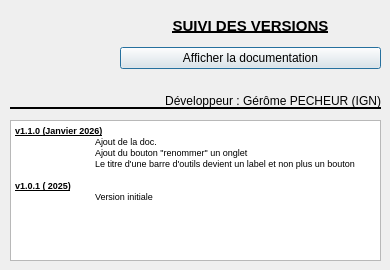
<?xml version="1.0" encoding="UTF-8"?>
<ui version="4.0">
 <class>DialogAide</class>
 <widget class="QDialog" name="DialogAide">
  <property name="geometry">
   <rect>
    <x>0</x>
    <y>0</y>
    <width>390</width>
    <height>270</height>
   </rect>
  </property>
  <property name="minimumSize">
   <size>
    <width>390</width>
    <height>270</height>
   </size>
  </property>
  <property name="maximumSize">
   <size>
    <width>390</width>
    <height>270</height>
   </size>
  </property>
  <property name="windowTitle">
   <string>A propos du plugin</string>
  </property>
  <property name="windowIcon">
   <iconset>
    <normaloff>icons/icon.png</normaloff>icons/icon.png</iconset>
  </property>
  <widget class="QLabel" name="label_2">
   <property name="geometry">
    <rect>
     <x>10</x>
     <y>10</y>
     <width>101</width>
     <height>91</height>
    </rect>
   </property>
   <property name="text">
    <string/>
   </property>
   <property name="pixmap">
    <pixmap>icons/logo_IGN.png</pixmap>
   </property>
   <property name="scaledContents">
    <bool>true</bool>
   </property>
  </widget>
  <widget class="Line" name="line">
   <property name="geometry">
    <rect>
     <x>10</x>
     <y>100</y>
     <width>371</width>
     <height>16</height>
    </rect>
   </property>
   <property name="frameShadow">
    <enum>QFrame::Plain</enum>
   </property>
   <property name="lineWidth">
    <number>2</number>
   </property>
   <property name="orientation">
    <enum>Qt::Horizontal</enum>
   </property>
  </widget>
  <widget class="QLabel" name="label_4">
   <property name="geometry">
    <rect>
     <x>130</x>
     <y>90</y>
     <width>251</width>
     <height>21</height>
    </rect>
   </property>
   <property name="text">
    <string>Développeur : Gérôme PECHEUR (IGN)</string>
   </property>
   <property name="alignment">
    <set>Qt::AlignRight|Qt::AlignTrailing|Qt::AlignVCenter</set>
   </property>
  </widget>
  <widget class="QTextEdit" name="textEdit">
   <property name="geometry">
    <rect>
     <x>10</x>
     <y>120</y>
     <width>371</width>
     <height>141</height>
    </rect>
   </property>
   <property name="readOnly">
    <bool>true</bool>
   </property>
   <property name="html">
    <string>&lt;!DOCTYPE HTML PUBLIC &quot;-//W3C//DTD HTML 4.0//EN&quot; &quot;http://www.w3.org/TR/REC-html40/strict.dtd&quot;&gt;
&lt;html&gt;&lt;head&gt;&lt;meta name=&quot;qrichtext&quot; content=&quot;1&quot; /&gt;&lt;style type=&quot;text/css&quot;&gt;
p, li { white-space: pre-wrap; }
&lt;/style&gt;&lt;/head&gt;&lt;body style=&quot; font-family:'MS Shell Dlg 2'; font-size:7.8pt; font-weight:400; font-style:normal;&quot;&gt;
&lt;p style=&quot; margin-top:0px; margin-bottom:0px; margin-left:0px; margin-right:0px; -qt-block-indent:0; text-indent:0px;&quot;&gt;&lt;span style=&quot; font-size:7pt; font-weight:600; text-decoration: underline;&quot;&gt;v1.1.0 (Janvier 2026)&lt;/span&gt;&lt;/p&gt;
&lt;p style=&quot; margin-top:0px; margin-bottom:0px; margin-left:0px; margin-right:0px; -qt-block-indent:0; text-indent:0px;&quot;&gt;&lt;span style=&quot; font-size:7pt;&quot;&gt;	Ajout de la doc.&lt;/span&gt;&lt;/p&gt;
&lt;p style=&quot; margin-top:0px; margin-bottom:0px; margin-left:0px; margin-right:0px; -qt-block-indent:0; text-indent:0px;&quot;&gt;&lt;span style=&quot; font-size:7pt;&quot;&gt;	Ajout du bouton &amp;quot;renommer&amp;quot; un onglet&lt;/span&gt;&lt;/p&gt;
&lt;p style=&quot; margin-top:0px; margin-bottom:0px; margin-left:0px; margin-right:0px; -qt-block-indent:0; text-indent:0px;&quot;&gt;&lt;span style=&quot; font-size:7pt;&quot;&gt;	Le titre d'une barre d'outils devient un label et non plus un bouton&lt;/span&gt;&lt;/p&gt;
&lt;p style=&quot;-qt-paragraph-type:empty; margin-top:0px; margin-bottom:0px; margin-left:0px; margin-right:0px; -qt-block-indent:0; text-indent:0px; font-size:7pt;&quot;&gt;&lt;br /&gt;&lt;/p&gt;
&lt;p style=&quot; margin-top:0px; margin-bottom:0px; margin-left:0px; margin-right:0px; -qt-block-indent:0; text-indent:0px;&quot;&gt;&lt;span style=&quot; font-size:7pt; font-weight:600; text-decoration: underline;&quot;&gt;v1.0.1 ( 2025)&lt;/span&gt;&lt;/p&gt;
&lt;p style=&quot; margin-top:0px; margin-bottom:0px; margin-left:0px; margin-right:0px; -qt-block-indent:0; text-indent:0px;&quot;&gt;&lt;span style=&quot; font-size:7pt;&quot;&gt;	Version initiale&lt;/span&gt;&lt;/p&gt;&lt;/body&gt;&lt;/html&gt;</string>
   </property>
  </widget>
  <widget class="QWidget" name="verticalLayoutWidget">
   <property name="geometry">
    <rect>
     <x>120</x>
     <y>10</y>
     <width>261</width>
     <height>59</height>
    </rect>
   </property>
   <layout class="QVBoxLayout" name="verticalLayout">
    <item>
     <widget class="QLabel" name="label">
      <property name="font">
       <font>
        <pointsize>11</pointsize>
        <weight>75</weight>
        <bold>true</bold>
        <underline>true</underline>
       </font>
      </property>
      <property name="text">
       <string>SUIVI DES VERSIONS</string>
      </property>
      <property name="alignment">
       <set>Qt::AlignCenter</set>
      </property>
     </widget>
    </item>
    <item>
     <widget class="QPushButton" name="pushButtonAffichedoc">
      <property name="text">
       <string>Afficher la documentation</string>
      </property>
     </widget>
    </item>
   </layout>
  </widget>
 </widget>
 <resources/>
 <connections/>
</ui>
